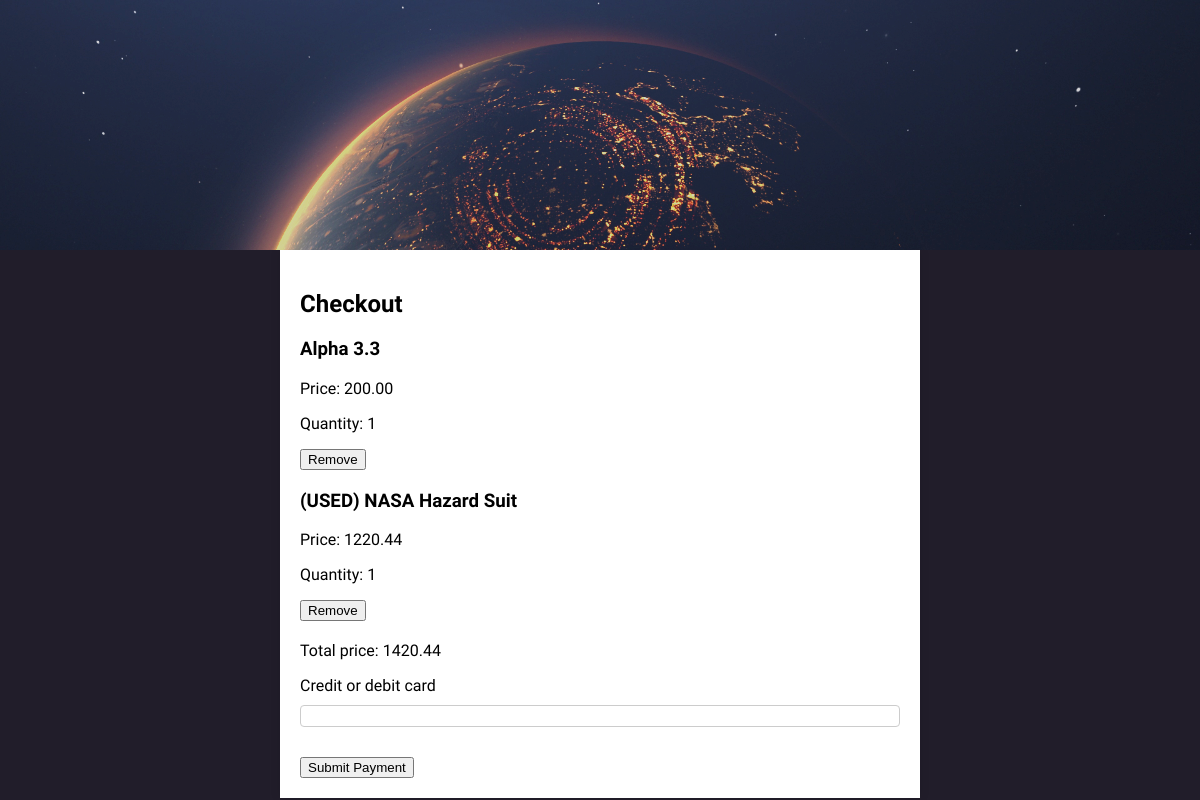
The app's page /payment/ (signed in), older data.
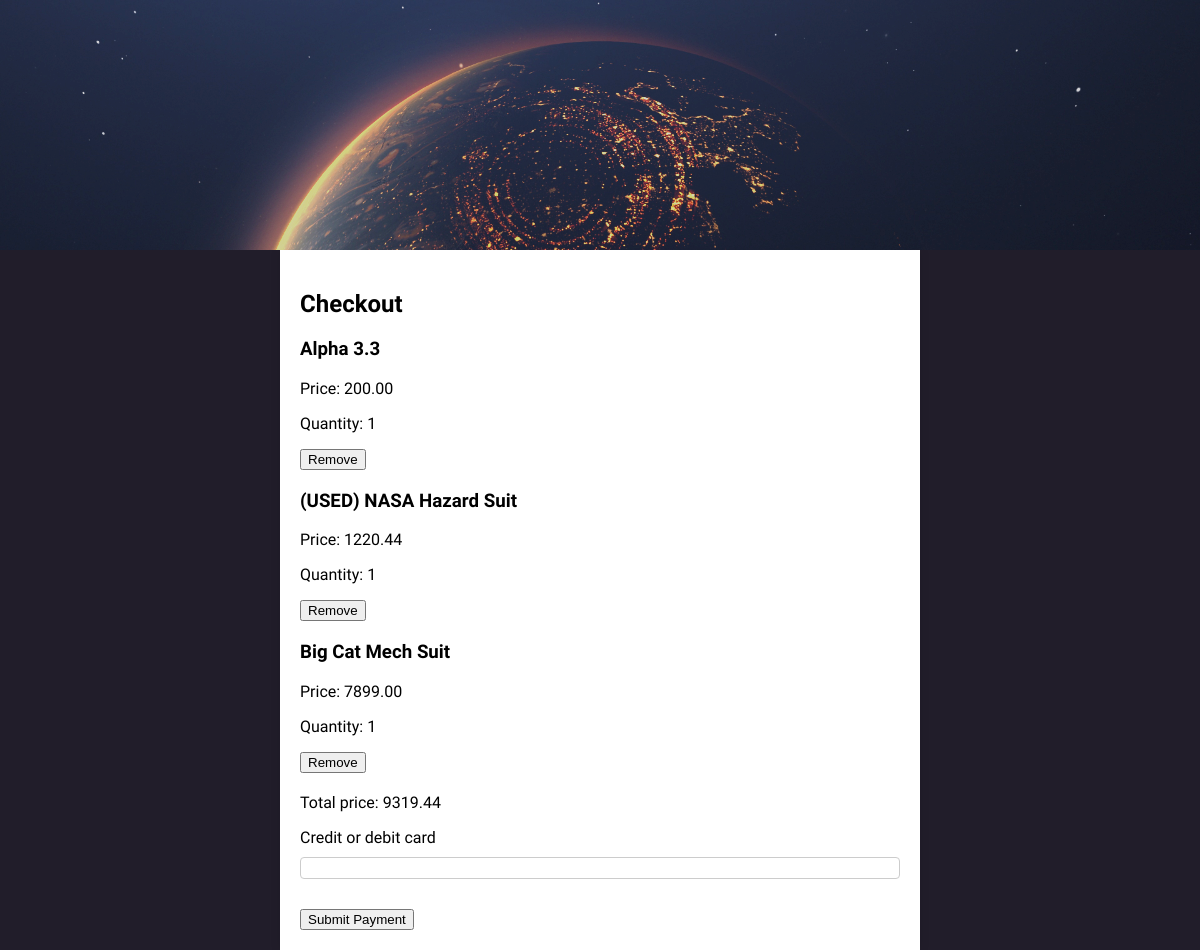
The same page, newer data.
### catalog/models.py (models this page shows, shortened)
class BasketItem(models.Model):
    product = models.ForeignKey(Product, on_delete=models.CASCADE)
    basket = models.ForeignKey(Basket, on_delete=models.CASCADE)
    quantity = models.PositiveIntegerField(default=1)

class Product(models.Model):
    image = models.ImageField(upload_to='products/')
    title = models.CharField(max_length=200, default='Default Title')
    description = models.TextField()
    price = models.DecimalField(max_digits=6, decimal_places=2)
    category = models.ForeignKey(Category, null=True, blank=True, on_delete=models.CASCADE)
    featured = models.BooleanField(default=False)

class Basket(models.Model):
    user = models.OneToOneField(User, on_delete=models.CASCADE)
    items = models.ManyToManyField(Product, through='BasketItem')
    def get_total_price(self):
        return sum(item.product.price * item.quantity for item in self.basketitem_set.all())

### catalog/views.py (the view)
# urls.py: path('payment/', views.payment, name='payment'),
def payment(request):
    return render(request, 'catalog/payment.html')

### catalog/context_processors.py (called while the page is built)
def basket(request):
    if request.user.is_authenticated:
        basket, created = Basket.objects.get_or_create(user=request.user)
        return {'basket': basket}
    else:
        return {}

### catalog/templates/catalog/payment.html (shortened to what this page needs)
{% load static %}
<!DOCTYPE html>
<html>
<head>
    <link rel="stylesheet" type="text/css" href="{% static 'catalog/css/style.css' %}">
</head>
<body>
    <header class="site-header">
    </header>
    <div class="checkout-basket">
        <h2>Checkout</h2>
        <ul>
            {% for item in basket.basketitem_set.all %}
                <li>
                    <h3>{{ item.product.title }}</h3>
                    <p>Price: {{ item.product.price }}</p>
                    <p>Quantity: {{ item.quantity }}</p>
                    <form method="post" action="{% url 'remove_from_basket' item.id %}">
                        <input type="submit" value="Remove">
                    </form>
                </li>
            {% empty %}
                <li>Your basket is empty</li>
            {% endfor %}
        </ul>
        <p>Total price: {{ basket.get_total_price }}</p>
        <form action="{% url 'charge' %}" method="post" id="payment-form">
            <div class="form-row">
                <label for="card-element">
                    Credit or debit card
                </label>
                <div id="card-element">
                </div>
            </div>
            <button>Submit Payment</button>
    </div>
</body>
</html>

### catalog/static/catalog/css/style.css (style rules this page uses)
body { background-color: rgb(33, 29, 42); margin: 0; }
.site-header { background-image: url(../images/planet-image.jpeg); background-size: cover; background-repeat: no-repeat; height: 250px; font-family: "Exo 2", sans-serif; font-weight: bold; font-style: normal; font-size: 50px; color: white; text-align: center; display: flex; align-items: center; justify-content: center; transition: filter 2s ease-in-out; opacity: 0.8; }
.form-row { display: flex; flex-direction: column; margin-bottom: 20px; }
.form-row label { margin-bottom: 10px; }
#card-element { border: 1px solid #ccc; padding: 10px; border-radius: 4px; }
.checkout-basket { background-color: white; color: black; font-family: "Exo 2", sans-serif; width: 50%; margin: 0 auto; padding: 20px; box-shadow: 0px 0px 10px rgba(0, 0, 0, 0.1); }
.checkout-basket ul { list-style-type: none; padding: 0; }
.checkout-basket li { margin-bottom: 20px; }

Row changes from the older to the newer data that the page shows:
added BasketItem: product "Big Cat Mech Suit", product.price "7899.00", quantity "1"
computed for Basket: get_total_price "1420.44" → "9319.44"
